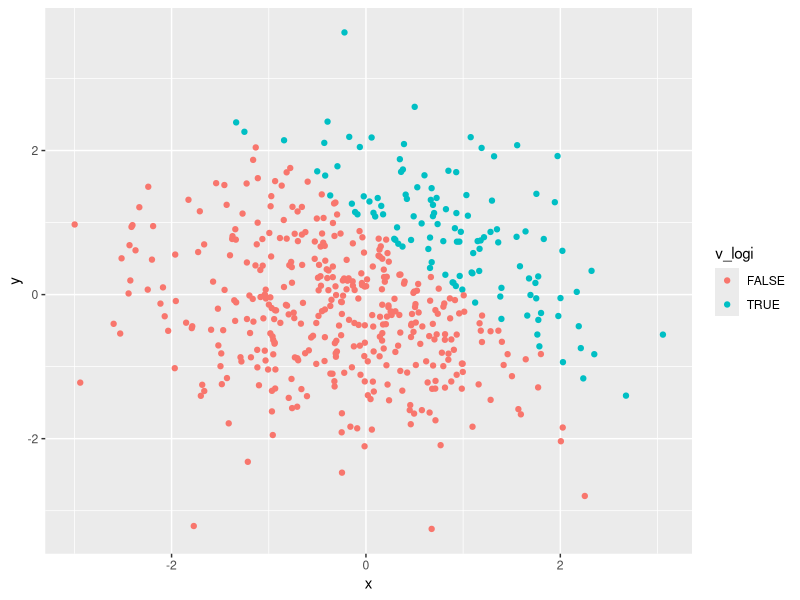
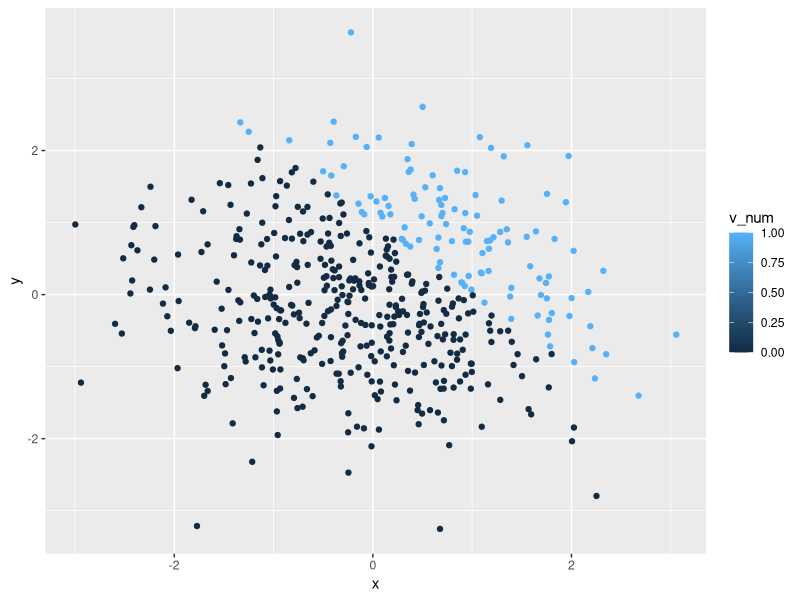
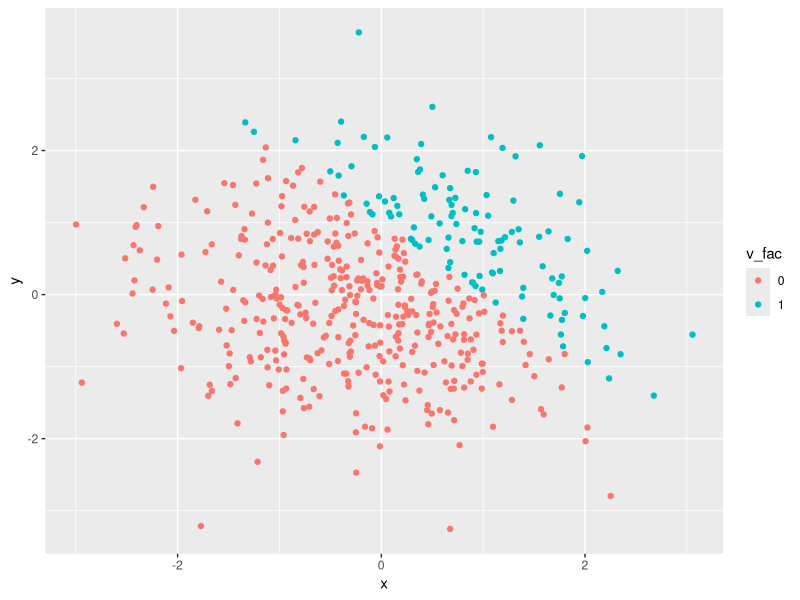
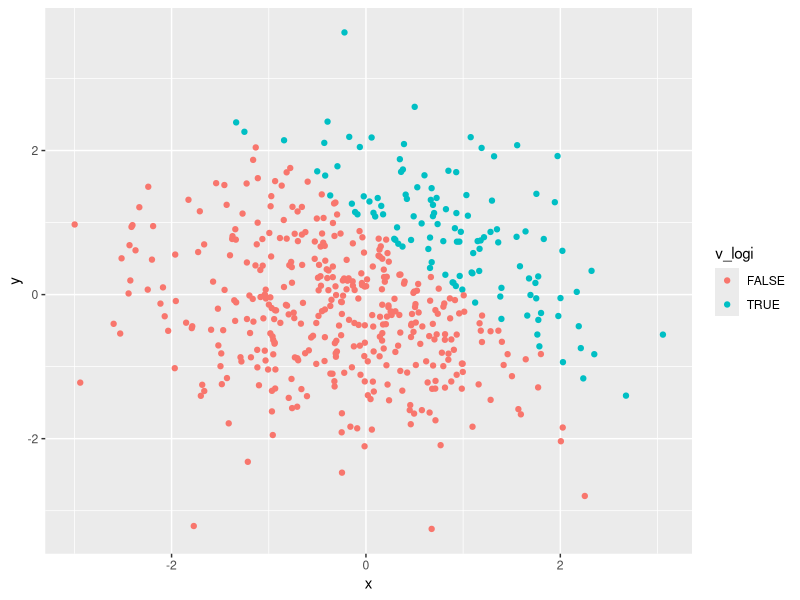

Write the R code that produced these figures, in order.
## ---- chunk 1
library(tidyverse)
## ---- chunk 2
### creating the dataframe using tibble
  set.seed(12) 
  s = rnorm(8)
  v_logi = s > 0
  v_ch = c("yellow", "blue", "green", "red","black", "white", "gray", "purple")
  v_fac = factor(c("AB", "B", "O", "B","B", "O", "AB", "B"),
                 levels = c('AB','B','O'))
  example_df = tibble(
  samp = s,
  vec_logical = v_logi,
  vec_char = v_ch,
  vec_factor = v_fac
  )
### using the as.numeric function
numeric_logi = as.numeric(v_logi)
numeric_ch = as.numeric(v_ch)
numeric_fac = as.numeric(v_fac)
## ---- chunk 3
### vector convertion using as.numeric function
new_logi1 = as.numeric(v_logi)
new_logi2 = as.factor(v_logi)
result1 = new_logi1*s
result2 = new_logi2*s
new_logi3 = as.numeric(new_logi2)
result3 = new_logi3*s
## ---- chunk 4
### creating dataframe for making boxplot
set.seed(1)
x = rnorm(500)
library(tidyverse)
plot_df = tibble(
  x = rnorm(500),
  y = rnorm(500),
  v_logi = x + y > 1,
  v_num = as.numeric(v_logi),
  v_fac = as.factor(v_num),
)
new_logi = pull(plot_df,v_logi) ### pulling out the data from dataframe in order to 
                                ### calculate for the proportion                                          
## ---- chunk 5
ggplot(plot_df, aes(x = x, y = y, color = v_logi)) + geom_point() 
ggsave("scatterplot1.png")
ggplot(plot_df, aes(x = x, y = y, color = v_num)) + geom_point()
ggplot(plot_df, aes(x = x, y = y, color = v_fac)) + geom_point()
